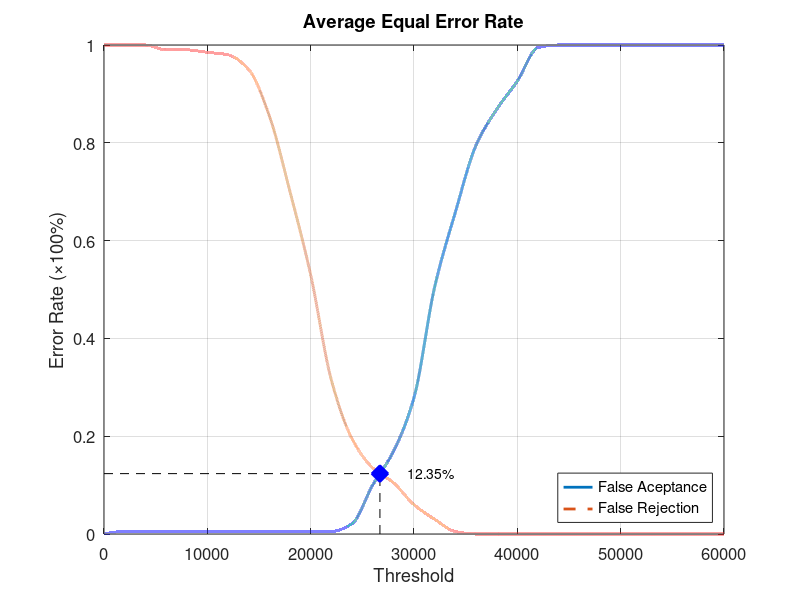
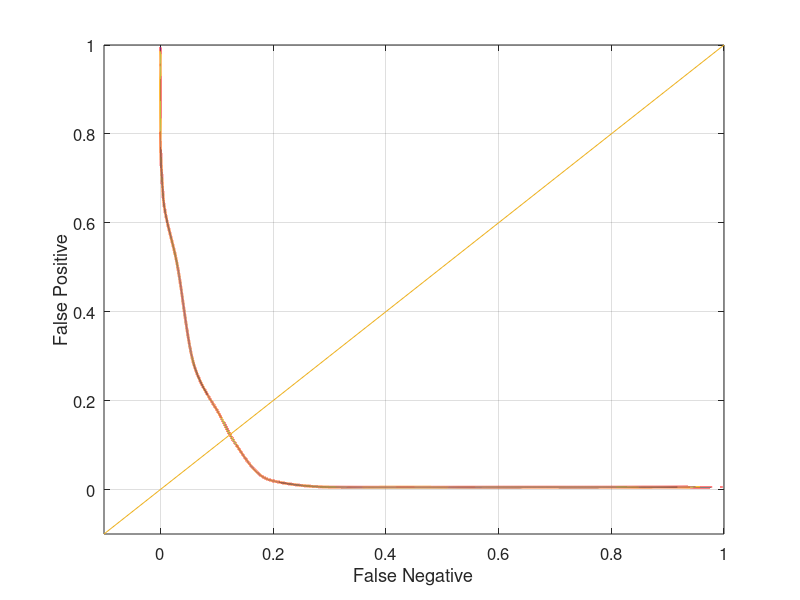

Here is the MATLAB script that generated these plots, in order:
function yEER = Database5_2
close all;
clear;
clc;
x = 0:2000:60000;
xq = 0:0.5:60000;

y0 = [0 0.00526316 0.00526316 0.00526316 0.00526316 0.00526316 0.00526316 0.00526316 0.00526316 0.00526316 0.00526316 0.00526316 0.0210526 0.1 0.168421 0.278947 0.505263 0.657895 0.794737 0.868421 0.926316 0.994737 1 1 1 1 1 1 1 1 1];
yy0 = interp1(x, y0, xq, 'pchip');
y1 = [1 1 1 0.99 0.99 0.985 0.98 0.95 0.855 0.7 0.53 0.315 0.195 0.135 0.105 0.06 0.03 0.005 0 0 0 0 0 0 0 0 0 0 0 0 0];
yy1 = interp1(x, y1, xq, 'pchip');

% Calculating EER: 
y2 = abs(y0 - y1);
find(y2 == min(y2))
yy2 = abs(yy0 - yy1);
xEER = find(yy2 == min(yy2));
xEERIndex = xq(xEER) % X-axis EER
yEER = yy0(xEER) % Y-axis EER

main = figure
plot(xq, yy0,'-','LineWidth', 2);	hold on
plot(xq, yy1,'--','LineWidth', 2);	hold on
plot([xEERIndex xEERIndex], [0 yEER], 'k--');	hold on
plot([0 xEERIndex], [yEER yEER], 'k--');	hold on
plot(xEERIndex, yEER, 'bx', 'LineWidth', 10);	hold on
text(xEERIndex + 10 * xEERIndex / 100, yEER, [num2str(round((10000 * yEER)) / 100) '%'])
legend('False Aceptance', 'False Rejection', 'Location', 'SouthEast')
xlabel('Threshold')
ylabel('Error Rate (\times100%)')
title('Average Equal Error Rate')
set(gca, 'FontSize', 12)
axis([0 60000 0 1])
grid on

print(main, 'Database5_2Main', '-dpng');
FNRxFPR = figure('Color', [1 1 1]);
plot(yy1, yy0, '-', yy1, yy0, 'LineWidth', 2);
hold on
y = -0.1:0.1:1
plot(y, y); 
set(gca, 'FontSize', 12)
xlabel('False Negative')
ylabel('False Positive')
axis([-0.1 1 -0.1 1])
set(gca, 'FontSize', 12)
grid on

print(FNRxFPR, 'Database5_2FNRxFPR','-dpng');
end
